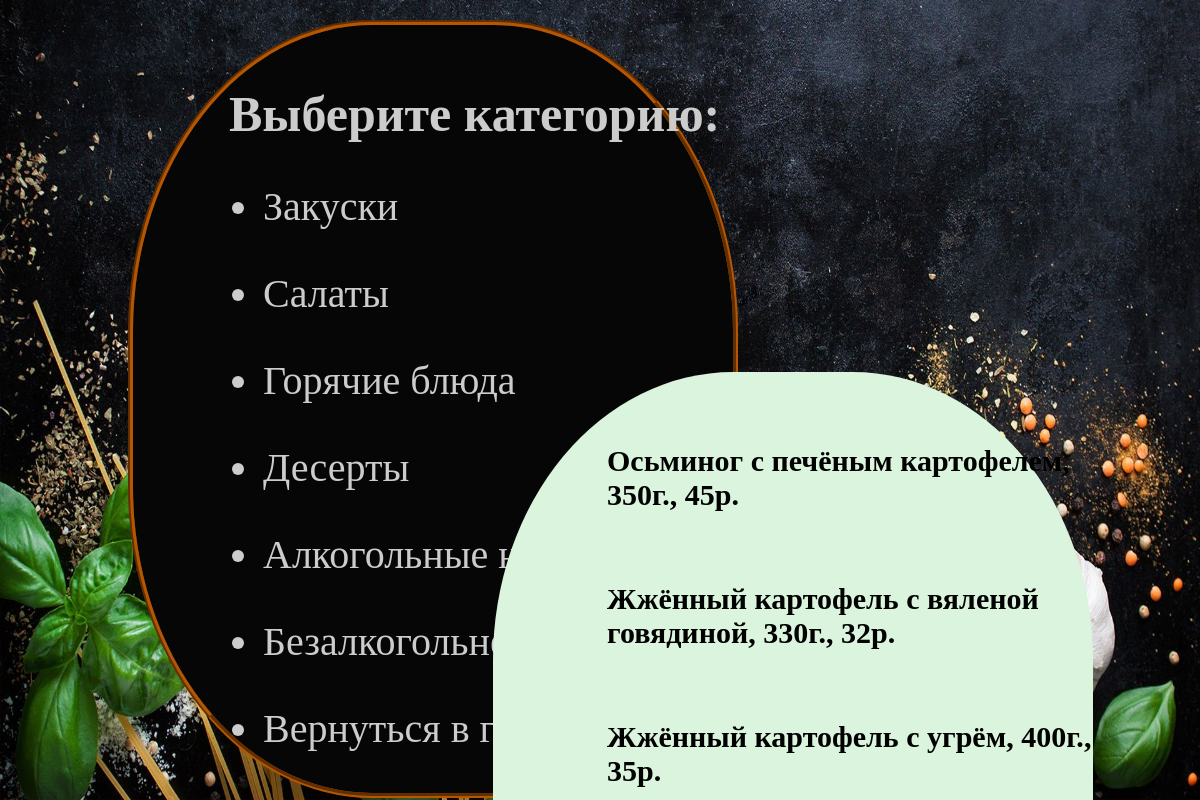
The page /menu/7/ on the database its author committed.
### your_menu/models.py (models this page shows, shortened)
class Category(models.Model):
    name = models.CharField(max_length=100, db_index=True, verbose_name="Категория")
    def __str__(self):
        return self.name
    def get_absolute_url(self):
        return reverse('show', kwargs={'post_id': self.id})
    class Meta:
        verbose_name = 'Категории'
        verbose_name_plural = 'Категории'
        ordering = ['id']

class Food(models.Model):
    title = models.CharField(max_length=255, verbose_name="Название", null=True)
    content = models.CharField(max_length=255, verbose_name="граммы", null=True)
    price = models.CharField(max_length=255, verbose_name="цена",null=True)
    cat = models.ForeignKey('Category', on_delete=models.PROTECT, verbose_name="Категории")
    class Meta:
        verbose_name = 'Блюда'
        verbose_name_plural = 'Блюда'
        ordering = ['id']

### your_menu/views.py (the view)
# urls.py: path('menu/<int:post_id>/', show_menu , name = 'show'),
def show_menu(request, post_id):
    post = Food.objects.select_related
    context = {
        "post": post,
        "post_id": post_id
    }
    return render(request, 'show_menu.html', context = context)

### your_menu/templatetags/menu_tags.py (called while the page is built)
@register.inclusion_tag('show_menu_tag.html')
def show_menu(cat_selected=0):
    menu = Category.objects.select_related
    return {"menu": menu, 'cat_selected': cat_selected}

### your_menu/templates/show_menu.html (shortened to what this page needs)
{% extends 'menu.html' %} {% block content %}
<div class="mainfood">
  {% for i in post %} {% if post_id == i.cat_id %}
  <div class="food">
    <h6>{{ i.title }}, {{ i.content }}, {{ i.price }}</h6>
  </div>
  {% endif %} {% endfor %} {% endblock %}

### your_menu/templates/show_menu_tag.html
<h1 style="color:#ccc">Выберите категорию:</h1>
{% for i in menu %}
<ul>
  <a href="{{ i.get_absolute_url }}"> <li style="color:#ccc">{{ i }}</li></a>
</ul>
{% endfor %}
<ul>
  <a href="{% url 'menu' %}"> <li style="color:#ccc">Вернуться в главное меню</li></a>
</ul>

### your_menu/static/your_menu/css/menu.css (style rules this page uses)
.mainmenu h1 { text-align: left; margin-left: 16%; margin-top: 10%; margin-bottom: 5%; font-size: 50px; }
.mainmenu ul { text-align: left; margin-left: 15%; font-size: 40px; }
.mainmenu a { text-decoration: none; }
.food { text-align: left; margin-left: 10%; }
.mainfood { margin-top: 12%; margin-left: 10%; }
.food h6 { font-size: 30px; }

### rows shown on the page
Category: name "Закуски"
Category: name "Салаты"
Category: name "Горячие блюда"
Category: name "Десерты"
Category: name "Алкогольные напитки"
Category: name "Безалкогольне напитки"
Food: title "Осьминог с печёным картофелем", content "350г.", price "45р."
Food: title "Жжённый картофель с вяленой говядиной", content "330г.", price "32р."
Food: title "Жжённый картофель с угрём", content "400г.", price "35р."
